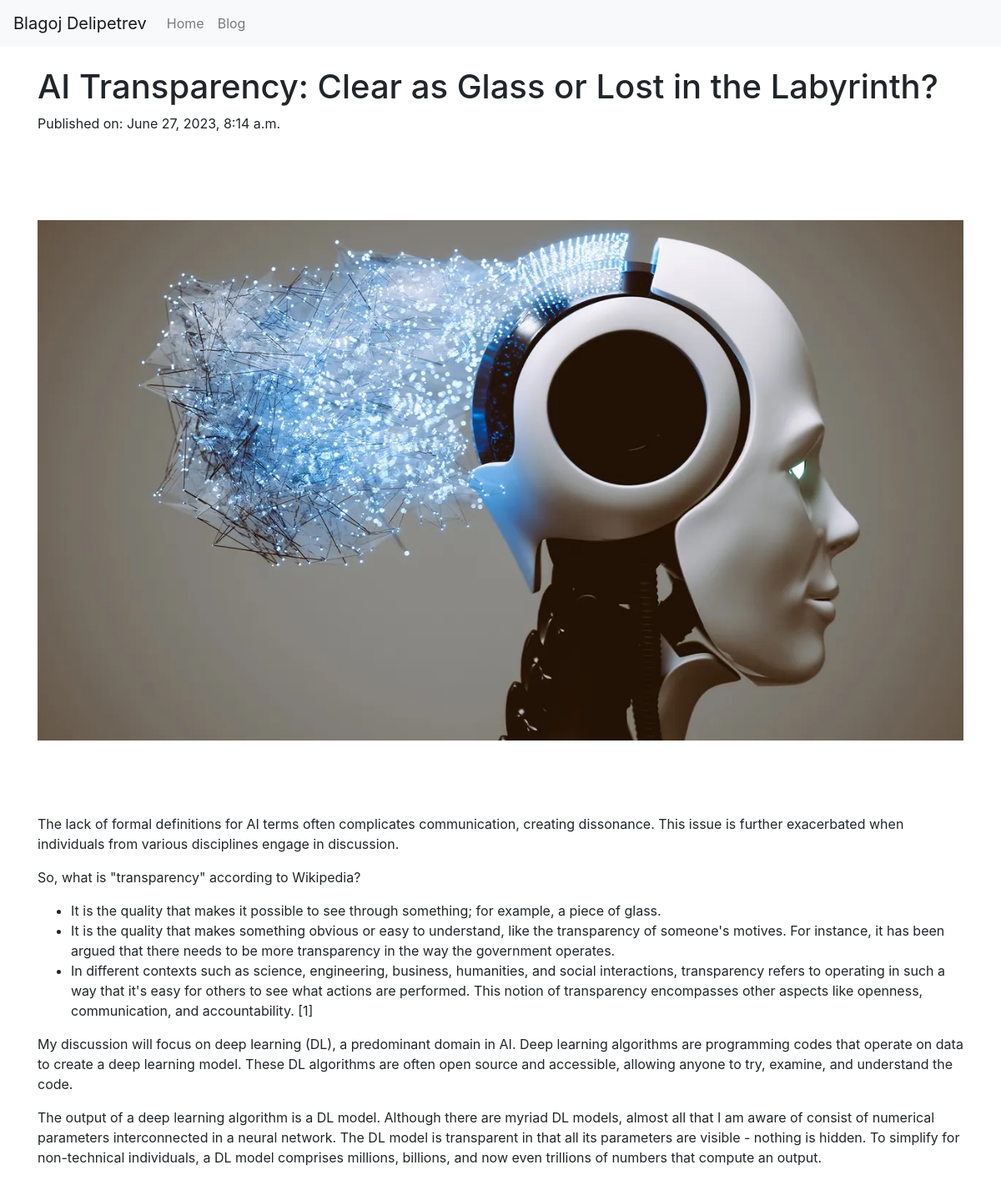
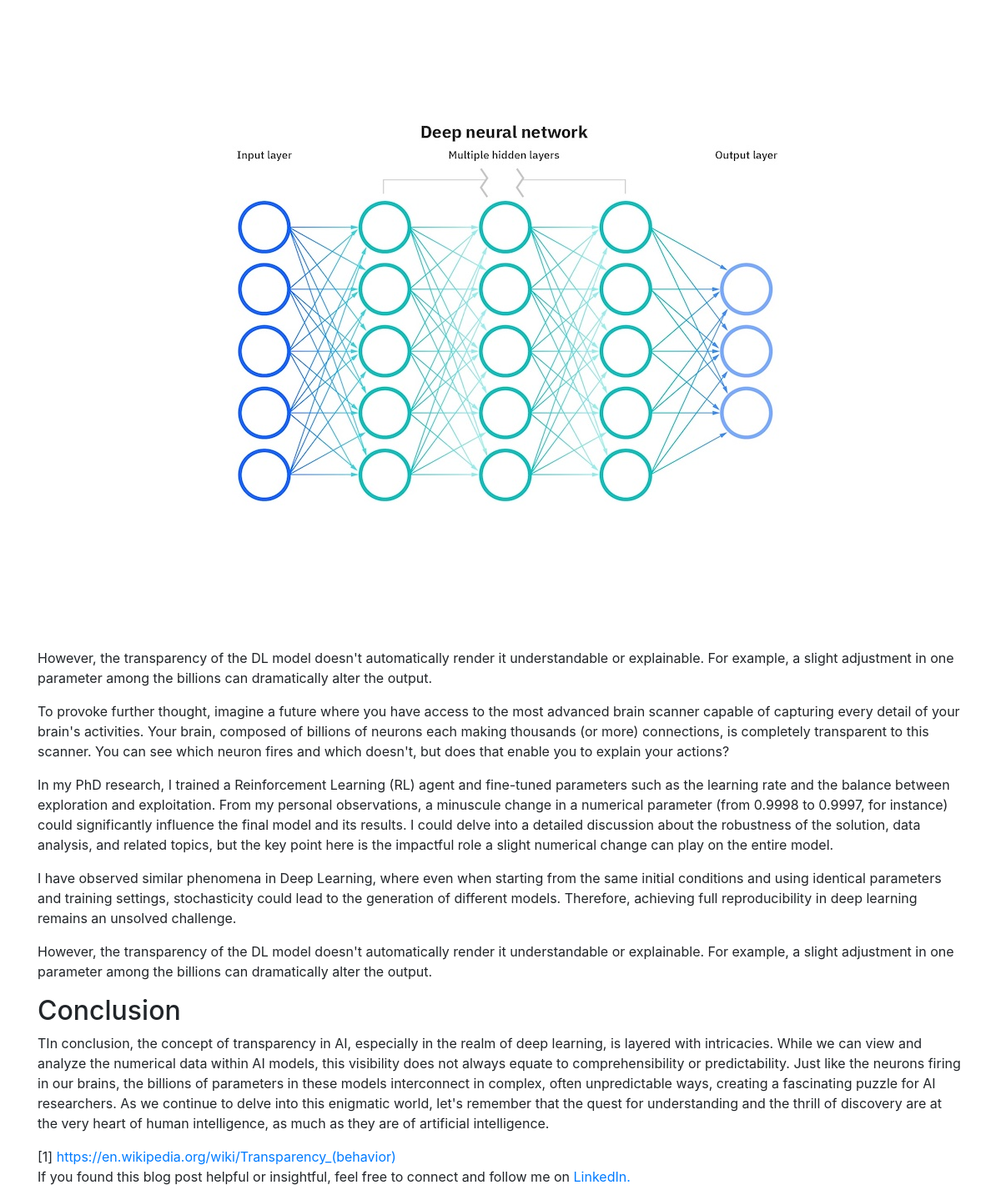
The page /blog/43/ on the database its author committed (2 pictures, top to bottom).
### main/models.py (models this page shows)
class BlogPost(models.Model):
    title = models.CharField(max_length=200)
    content = models.TextField()
    pub_date = models.DateTimeField('date published')

### main/views.py (the view)
# urls.py: path('blog/<int:post_id>/', views.blog_post, name='blog_post'),  # New URL pattern for individual blog posts
def blog_post(request, post_id):
    post = get_object_or_404(BlogPost, pk=post_id)
    return render(request, 'main/blog_post.html', {'post': post})

### main/templates/main/blog_post.html
{% extends "main/base.html" %}
{% load static %}
{% block content %}
    <h1>{{ post.title }}</h1>
    <p>Published on: {{ post.pub_date }}</p>
    <p>{{ post.content|safe }}
    </p>
{% endblock %}

### main/templates/main/base.html (style rules this page uses)
body { margin: 0; padding: 0; }
.image-container { width: 100%; height: 100vh; display: flex; justify-content: center; align-items: center; }
.image-container img { max-width: 100%; max-height: 100%; }

### rows shown on the page
BlogPost: title "AI Transparency: Clear as Glass or Lost in the Labyrinth?", pub_date "June 27, 2023, 8:14 a.m.", content (picture), content "The lack of formal definitions for AI terms often complicates communication, creating dissonance. This issue is further exacerbated when individuals from various disciplines engage in discussion. So, what is \"transparency\" according to Wikipedia? It is the quality that makes it possible to see through something; for example, a piece of glass. It is the quality that makes something obvious or easy to understand, like the transparency of someone's motives. For instance, it has been argued that there needs to be more transparency in the way the government operates. In different contexts such as science, engineering, business, humanities, and social interactions, transparency refers to…"
